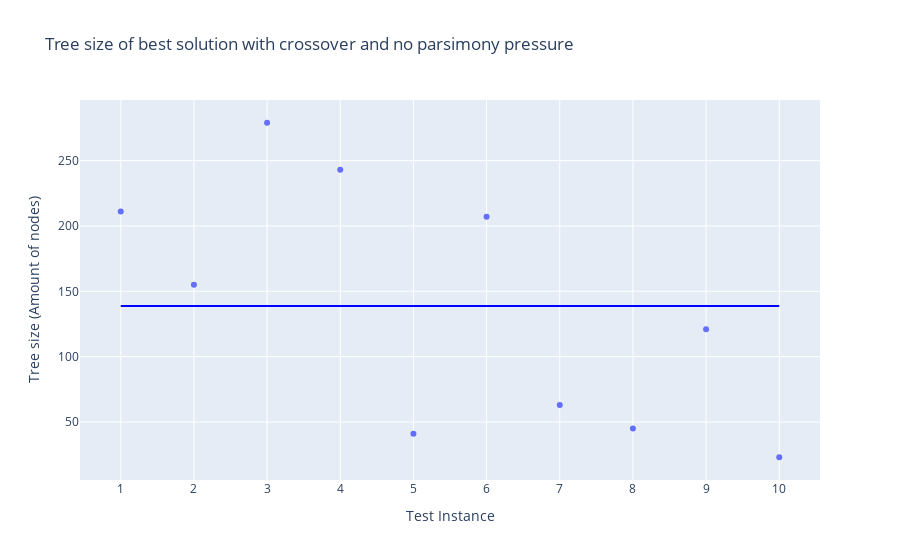

This figure's notebook cell:
### Code cell
#Tree size of best solution with crossover and no parsimony pressure

data = {'Test Instance': xAxis,
        'Tree size (Amount of nodes)': treeSizes}

df = pd.DataFrame(data)  


fig = px.scatter(df, x = "Test Instance", y="Tree size (Amount of nodes)",
             title="Tree size of best solution with crossover and no parsimony pressure")

fig.update_layout(
    xaxis = dict(
        tickmode = 'linear',
        tick0 = 0,
        dtick = 1
    )
)
average = sum(treeSizes) / len(treeSizes)
#fig.add_hline(average)

fig.add_shape(type='line',
                x0=1,
                y0=average,
                x1=10,
                y1=average,
                line=dict(color='Blue',),
                xref='x',
                yref='y'
)
fig.write_image('with_crossover-treesize.pdf')
fig.show()

### Figure 1 — Plotly figure (JSON) as saved in the notebook; plotly's stock layout.template omitted (floating-point values rounded to 4 significant figures)
{"data": [{"hovertemplate": "Test Instance=%{x}<br>Tree size (Amount of nodes)=%{y}<extra></extra>", "legendgroup": "", "marker": {"color": "#636efa", "symbol": "circle"}, "mode": "markers", "name": "", "orientation": "v", "showlegend": false, "type": "scatter", "x": [1, 2, 3, 4, 5, 6, 7, 8, 9, 10], "xaxis": "x", "y": [211, 155, 279, 243, 41, 207, 63, 45, 121, 23], "yaxis": "y"}], "layout": {"legend": {"tracegroupgap": 0}, "shapes": [{"line": {"color": "Blue"}, "type": "line", "x0": 1, "x1": 10, "xref": "x", "y0": 138.8, "y1": 138.8, "yref": "y"}], "title": {"text": "Tree size of best solution with crossover and no parsimony pressure"}, "xaxis": {"anchor": "y", "domain": [0, 1], "dtick": 1, "tick0": 0, "tickmode": "linear", "title": {"text": "Test Instance"}}, "yaxis": {"anchor": "x", "domain": [0, 1], "title": {"text": "Tree size (Amount of nodes)"}}}}
